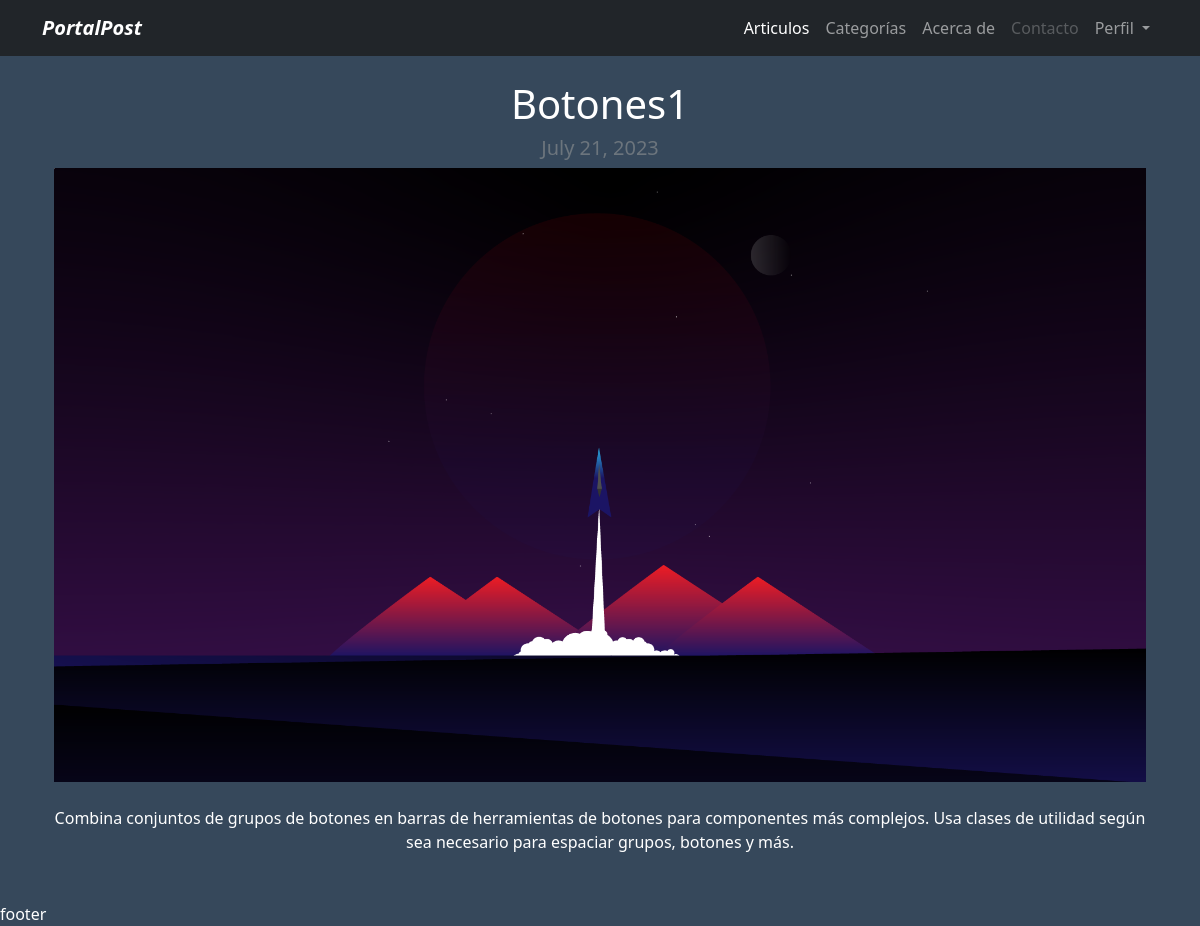
Page /Article/8/ on the committed database.
### articulo/models.py (models this page shows, shortened)
class Articles(models.Model):
    title = models.CharField(max_length=100)
    content = models.TextField()
    image = models.ImageField(upload_to='articles/images')
    date_published = models.DateField(default=datetime.date.today)
    category = models.ForeignKey(Category, on_delete=models.SET_NULL, null=True)

### articulo/views.py (the view)
# urls.py: path('Article/<int:post_id>/', ArtDetailView.as_view(), name="detail"),
class ArtDetailView(View):
    def get(self, request, post_id, *args, **kwargs):
        article = get_object_or_404(Articles, pk=post_id)
        context = {
            'article': article
        }
        return render(request, 'profile/articles/Art_detail.html', context)

### articulo/templates/profile/articles/Art_detail.html (shortened to what this page needs)
{% extends 'layout.html' %}
{% block content %}
<div class="text-center">
    <h1>{{article.title}}</h1>
    <h2 class="my-2 h5 text-muted">{{article.date_published}}</h2>
    <img src="{{article.image.url}}" alt="{{article.title}}" class="img-fluid">
    <div class="my-4">
    {{article.content|safe}}
    </div>
  </div>
{% endblock %}

### articulo/templates/layout.html (shortened to what this page needs)
{% load static %}
<!DOCTYPE html>
<html lang="en">
<head>
    <link href="https://cdn.jsdelivr.net/npm/bootstrap@5.0.2/dist/css/bootstrap.min.css" rel="stylesheet">
    <link rel="stylesheet" href="{% static 'main.css' %}">
</head>
<body class="color-body text-white">
    {% include 'partials/navbar.html' %}
    <div class="container p-4">
        {% block content %}
        {% endblock %}
    </div>
    <footer>footer</footer>
</body>
</html>

### articulo/templates/partials/navbar.html (shortened to what this page needs)
{% load static %}
<nav class="navbar navbar-expand-lg navbar-dark bg-dark">
    <div class="container">
        <a class="navbar-brand fw-bold fst-italic" href="/">PortalPost</a>
        <div class="collapse navbar-collapse" id="navbarNav">
            <ul class="navbar-nav ms-auto">
                <li class="nav-item">
                    <a class="nav-link active" aria-current="page" href="{% url 'articulos:all_articles'%}">Articulos</a>
                </li>
                <li class="nav-item">
                    <a class="nav-link" href="{% url 'articulos:all_category'%}">Categorías</a>
                </li>
                <li class="nav-item">
                    <a class="nav-link" href="#">Acerca de</a>
                </li>
                <li class="nav-item">
                    <a class="nav-link disabled">Contacto</a>
                </li>
                <li class="nav-item dropdown">
                    <a class="nav-link dropdown-toggle" href="#" id="dropdownMenuButton1" data-bs-toggle="dropdown" aria-expanded="false">
                        Perfil
                    </a>
                </li>
            </ul>
        </div>
    </div>
</nav>

### articulo/static/main.css (style rules this page uses)
:root { --primary: #041b33cc; }
.color-body { background-color: var(--primary); color: white; }

### rows in the picture
Articles: title "Botones1", date_published "July 21, 2023", image (picture), content "Combina conjuntos de grupos de botones en barras de herramientas de botones para componentes más complejos. Usa clases de utilidad según sea necesario para espaciar grupos, botones y más."
